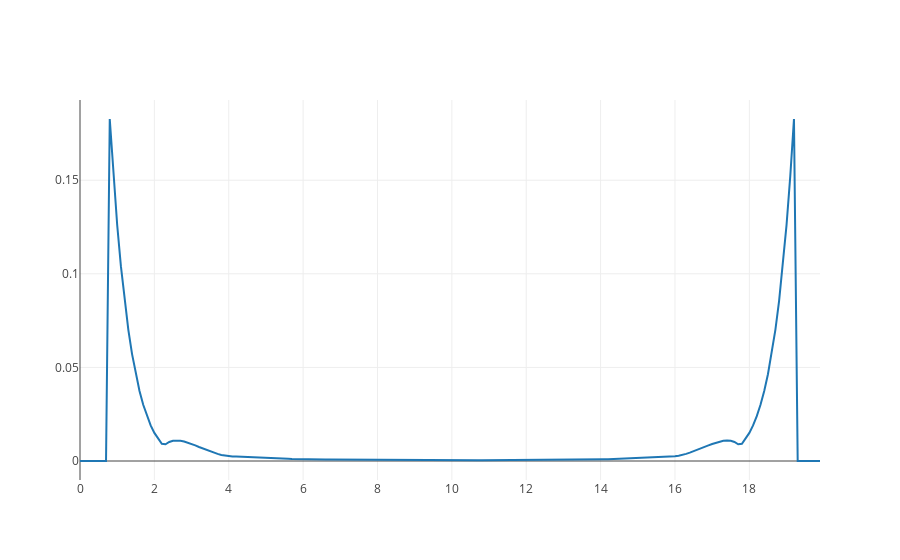

Here is the notebook cell this chart was saved with:
### Code cell
py.iplot([Scatter(x=xs, y=ys)])  # There is something going on!

### Figure 1 — Plotly figure (JSON) as saved in the notebook; plotly's stock layout.template omitted (floating-point values rounded to 4 significant figures; data arrays with more than 128 entries replaced by an {"elided": "..."} marker saying what was removed)
{"data": [{"type": "scatter", "x": {"elided": "200 float values"}, "y": {"elided": "200 float values"}}], "layout": {}}
